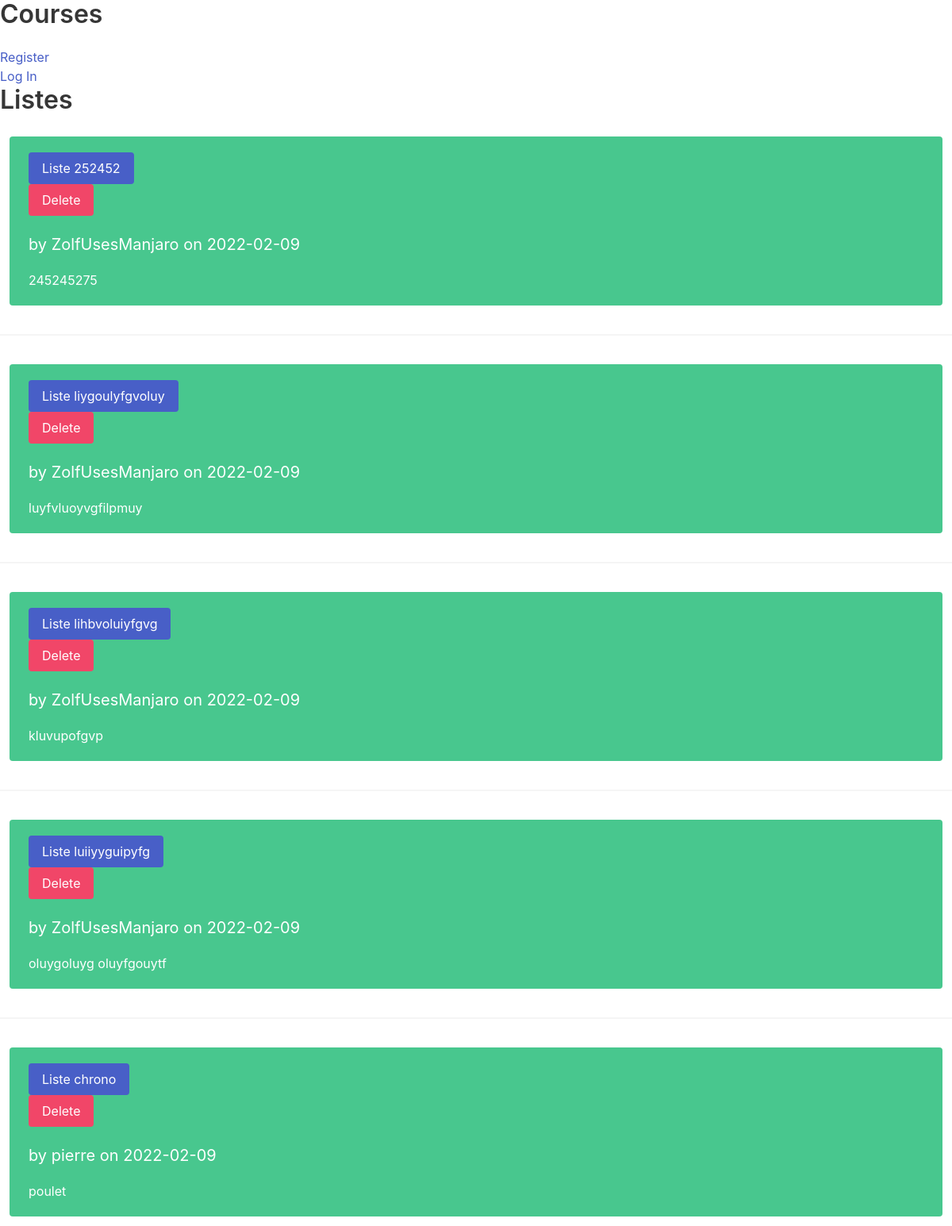
Before: / with the older database file.
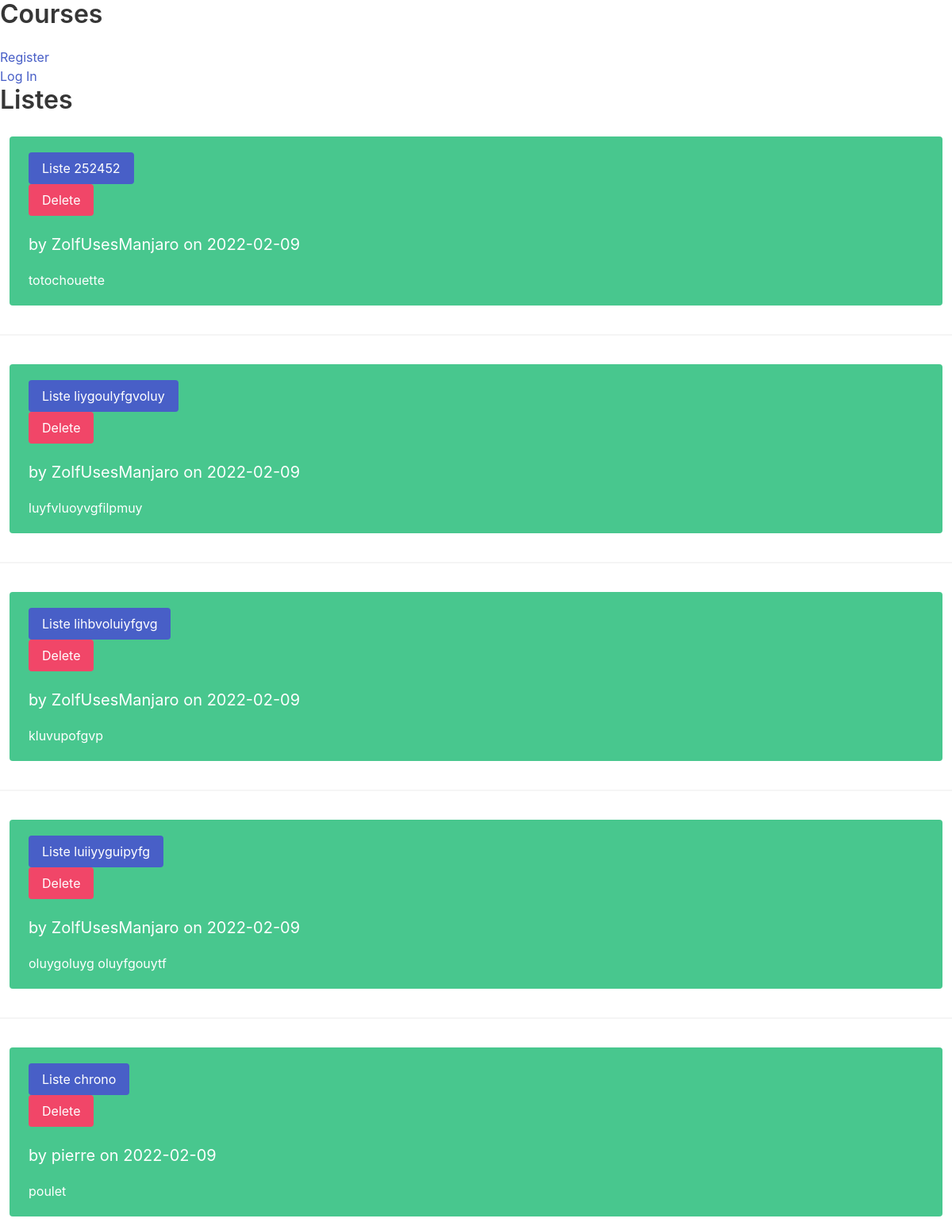
After: the same page with the newer database file.
### tables this page shows
CREATE TABLE clist (
  id INTEGER PRIMARY KEY AUTOINCREMENT,
  owner_id INTEGER NOT NULL,
  created TIMESTAMP NOT NULL DEFAULT CURRENT_TIMESTAMP,
  title TEXT NOT NULL,
  body TEXT NOT NULL,
  FOREIGN KEY (owner_id) REFERENCES user (id)
);

CREATE TABLE user (
  id INTEGER PRIMARY KEY AUTOINCREMENT,
  username TEXT UNIQUE NOT NULL,
  password TEXT NOT NULL
);

### courses_app/c_list.py (the view)
@bp.route('/')
def index():
    db = get_db()
    listes_de_courses = db.execute(
        'SELECT c.id, title, body, created, owner_id, username'
        ' FROM clist c JOIN user u ON c.owner_id = u.id'
        ' ORDER BY created DESC'
    ).fetchall()
    return render_template('c_list/index.html', listes_de_courses=listes_de_courses)

### courses_app/auth.py (called while the page is built)
@bp.before_app_request
def load_logged_in_user():
    user_id = session.get('user_id')
    if user_id is None:
        g.user = None
    else:
        g.user = get_db().execute(
            'SELECT * FROM user WHERE id = ?', (user_id,)
        ).fetchone()

### courses_app/db.py (called while the page is built)
def get_db():
    if 'db' not in g:
        g.db = sqlite3.connect(
            current_app.config['DATABASE'],
            detect_types=sqlite3.PARSE_DECLTYPES
        )
        g.db.row_factory = sqlite3.Row
    return g.db

### courses_app/templates/c_list/index.html (shortened to what this page needs)
{% extends 'base.html' %}
{% block header %}
<h1 xmlns="http://www.w3.org/1999/html" xmlns="http://www.w3.org/1999/html">{% block title %}Listes{% endblock %}</h1>
{% endblock %}
  {% block content %}
  {% for clist in listes_de_courses %}
  <p class="tilei s-4 is-vertical">
     <div class="tile is-parent is-vertical is-primary">
            <article class="tile is-child notification is-success">
              <div class="content">
                  <a href="{{ url_for('c_list.update', id=clist['id']) }}" class="button is-link">
                  Liste  {{ clist['title'] }}
                  </a>
                  <div class="content">
                      <a href="{{ url_for('c_list.delete', id=clist['id']) }}" class="button is-danger">Delete</a>
                  </div>
                   <p class="subtitle"> by {{ clist['username'] }} on {{ clist['created'].strftime('%Y-%m-%d') }}</p>
                   <div class="content">
                         <p class="body">{{ clist['body'] }}</p>
                   </div>
            </article>
</div>
    {% if not loop.last %}
      <hr>
    {% endif %}
  {% endfor %}
{% endblock %}

Changed rows visible on the page:
changed clist: body "245245275" → "totochouette"
